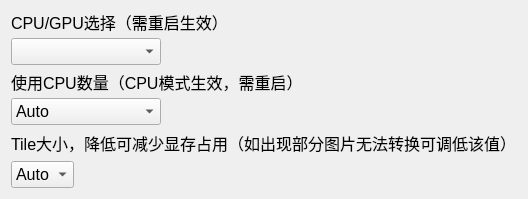
          <widget class="QFrame" name="frame_10">
           <property name="font">
            <font>
             <pointsize>12</pointsize>
            </font>
           </property>
           <property name="styleSheet">
            <string notr="true"/>
           </property>
           <layout class="QVBoxLayout" name="verticalLayout_12">
            <item>
             <widget class="QLabel" name="label_20">
              <property name="maximumSize">
               <size>
                <width>16777215</width>
                <height>21</height>
               </size>
              </property>
              <property name="font">
               <font>
                <pointsize>12</pointsize>
               </font>
              </property>
              <property name="text">
               <string>CPU/GPU选择（需重启生效）</string>
              </property>
             </widget>
            </item>
            <item>
             <layout class="QHBoxLayout" name="horizontalLayout_17">
              <item>
               <widget class="WheelComboBox" name="encodeSelect">
                <property name="minimumSize">
                 <size>
                  <width>150</width>
                  <height>0</height>
                 </size>
                </property>
               </widget>
              </item>
              <item>
               <spacer name="horizontalSpacer_14">
                <property name="orientation">
                 <enum>Qt::Horizontal</enum>
                </property>
                <property name="sizeHint" stdset="0">
                 <size>
                  <width>40</width>
                  <height>20</height>
                 </size>
                </property>
               </spacer>
              </item>
             </layout>
            </item>
            <item>
             <widget class="QLabel" name="label_11">
              <property name="maximumSize">
               <size>
                <width>16777215</width>
                <height>21</height>
               </size>
              </property>
              <property name="font">
               <font>
                <pointsize>12</pointsize>
               </font>
              </property>
              <property name="text">
               <string>使用CPU数量（CPU模式生效，需重启）</string>
              </property>
             </widget>
            </item>
            <item>
             <layout class="QHBoxLayout" name="horizontalLayout_16">
              <item>
               <widget class="WheelComboBox" name="threadSelect">
                <property name="minimumSize">
                 <size>
                  <width>150</width>
                  <height>0</height>
                 </size>
                </property>
                <property name="focusPolicy">
                 <enum>Qt::StrongFocus</enum>
                </property>
                <item>
                 <property name="text">
                  <string>Auto</string>
                 </property>
                </item>
               </widget>
              </item>
              <item>
               <spacer name="horizontalSpacer_15">
                <property name="orientation">
                 <enum>Qt::Horizontal</enum>
                </property>
                <property name="sizeHint" stdset="0">
                 <size>
                  <width>40</width>
                  <height>20</height>
                 </size>
                </property>
               </spacer>
              </item>
             </layout>
            </item>
            <item>
             <widget class="QLabel" name="label_39">
              <property name="font">
               <font>
                <pointsize>12</pointsize>
               </font>
              </property>
              <property name="text">
               <string>Tile大小，降低可减少显存占用（如出现部分图片无法转换可调低该值）</string>
              </property>
             </widget>
            </item>
            <item>
             <layout class="QHBoxLayout" name="horizontalLayout_29">
              <item>
               <widget class="WheelComboBox" name="tileComboBox">
                <item>
                 <property name="text">
                  <string>Auto</string>
                 </property>
                </item>
                <item>
                 <property name="text">
                  <string>200</string>
                 </property>
                </item>
                <item>
                 <property name="text">
                  <string>100</string>
                 </property>
                </item>
                <item>
                 <property name="text">
                  <string>32</string>
                 </property>
                </item>
               </widget>
              </item>
              <item>
               <spacer name="horizontalSpacer_27">
                <property name="orientation">
                 <enum>Qt::Horizontal</enum>
                </property>
                <property name="sizeHint" stdset="0">
                 <size>
                  <width>40</width>
                  <height>20</height>
                 </size>
                </property>
               </spacer>
              </item>
             </layout>
            </item>
           </layout>
          </widget>
